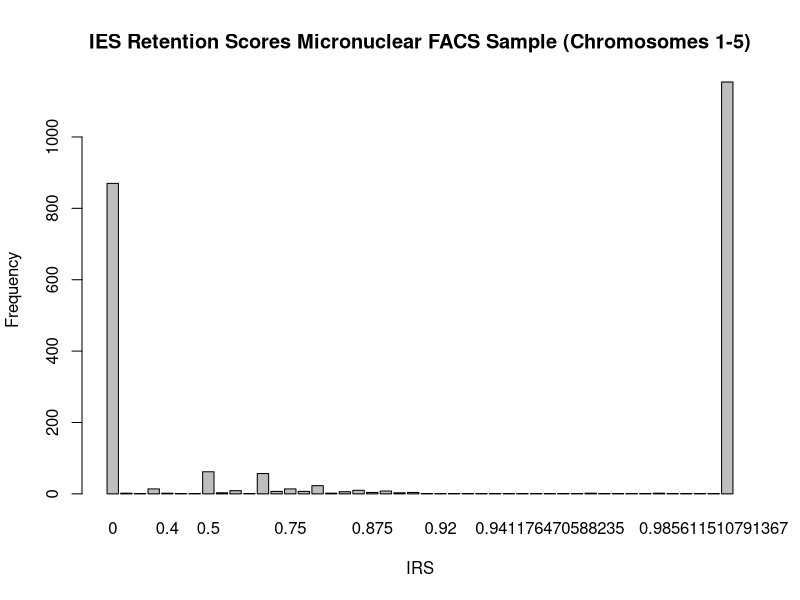
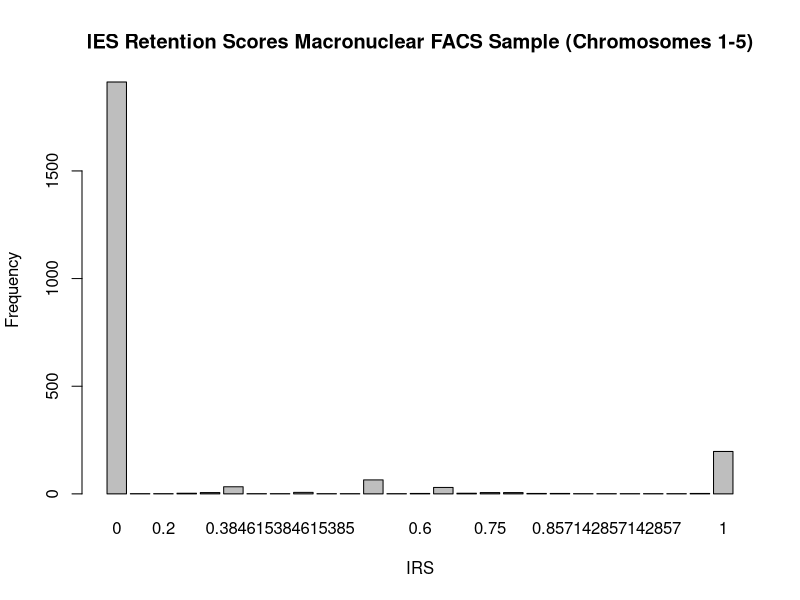
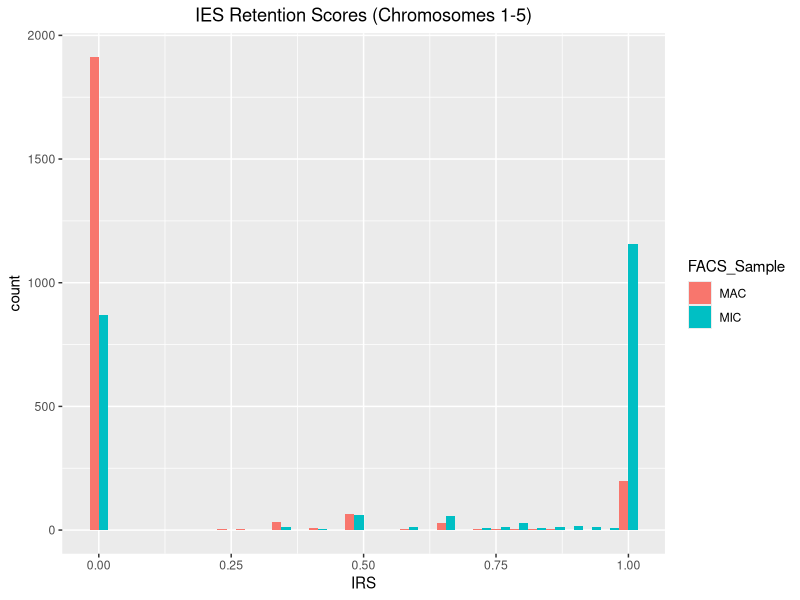
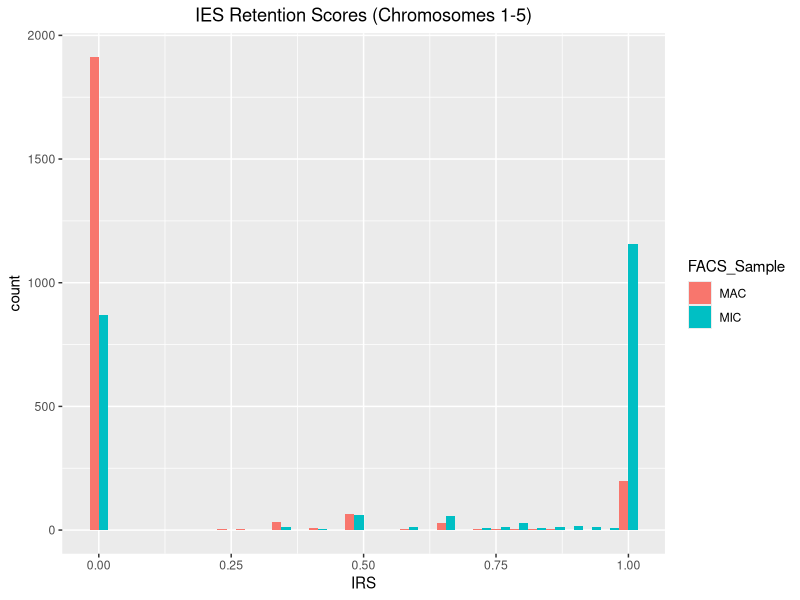

Generate these figures, in order, with R:
library(ggplot2)
datamic1=read.csv("chr1IRSscores_micsample.txt",sep="\t",header=FALSE)
datamic2=read.csv("chr2IRSscores_micsample.txt",sep="\t",header=FALSE)
datamic3=read.csv("chr3IRSscores_micsample.txt",sep="\t",header=FALSE)
datamic4=read.csv("chr4IRSscores_micsample.txt",sep="\t",header=FALSE)
datamic5=read.csv("chr5IRSscores_micsample.txt",sep="\t",header=FALSE)
datamic=rbind(datamic1,datamic2,datamic3,datamic4,datamic5)

names(datamic)=c("IES_ID","IESplus","IESminus")

datamic$IRS=(datamic$IESplus)/(datamic$IESplus + datamic$IESminus) 
datamic[is.na(datamic)] = 0 

length(which(datamic$IRS == "0"))

mean(datamic$IRS)

barplot(table(datamic$IRS), main="IES Retention Scores Micronuclear FACS Sample (Chromosomes 1-5)", xlab="IRS", ylab="Frequency")

###########################################################################################
datamac1=read.csv("chr1IRSscores_macsample.txt",sep="\t",header=FALSE)
datamac2=read.csv("chr2IRSscores_macsample.txt",sep="\t",header=FALSE)
datamac3=read.csv("chr3IRSscores_macsample.txt",sep="\t",header=FALSE)
datamac4=read.csv("chr4IRSscores_macsample.txt",sep="\t",header=FALSE)
datamac5=read.csv("chr5IRSscores_macsample.txt",sep="\t",header=FALSE)
datamac=rbind(datamac1,datamac2,datamac3,datamac4,datamac5)

names(datamac)=c("IES_ID","IESplus","IESminus")

datamac$IRS=(datamac$IESplus)/(datamac$IESplus + datamac$IESminus) 
datamac[is.na(datamac)] = 0 

mean(datamac$IRS)

barplot(table(datamac$IRS), main="IES Retention Scores Macronuclear FACS Sample (Chromosomes 1-5)", xlab="IRS", ylab="Frequency")

#################################################
datamic$FACS_Sample="MIC"
datamac$FACS_Sample="MAC"
longform = rbind(datamic,datamac)


ggplot(longform, aes(IRS, fill=FACS_Sample)) + geom_histogram(position="dodge") + ggtitle("IES Retention Scores (Chromosomes 1-5)") + theme(plot.title = element_text(hjust = 0.5))
ggsave("mtcars.pdf")

